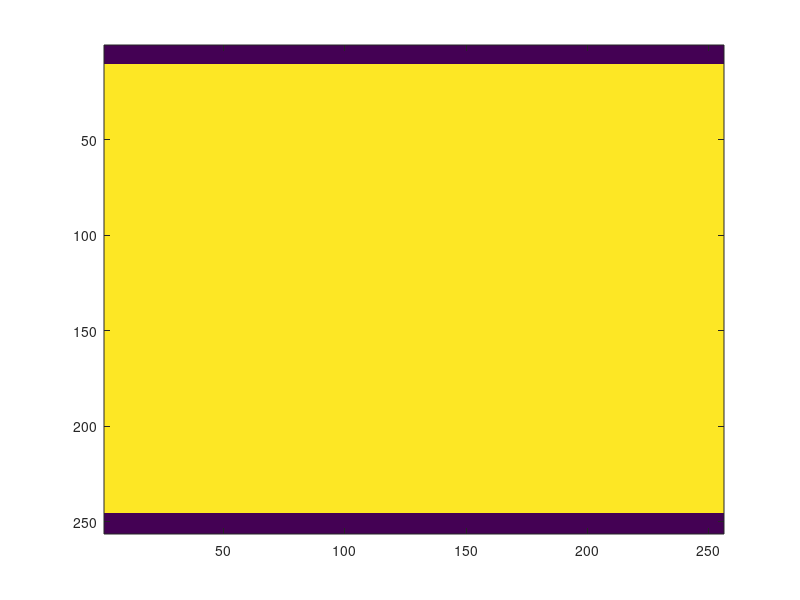

Here is the MATLAB script that generated this plot: (Note: this script raises an error after producing the figure.)
%Lab 6

mask = ones(256,256);
mask(1:10,:) = 0;
mask(246:256,:) = 0;
image(256*mask)

load('LENNA.mat');
X = fft2(xx);
figure;
image(xx);
colormap(gray(256));
Y = X .* mask;
y = ifft2(Y);
figure;
image(256*abs(y)/max(max(abs(y))));
colormap(gray(256));

M = ifft2(mask);
figure;
%surf(real(M(:,1)))
plot(real(M(:,1)))